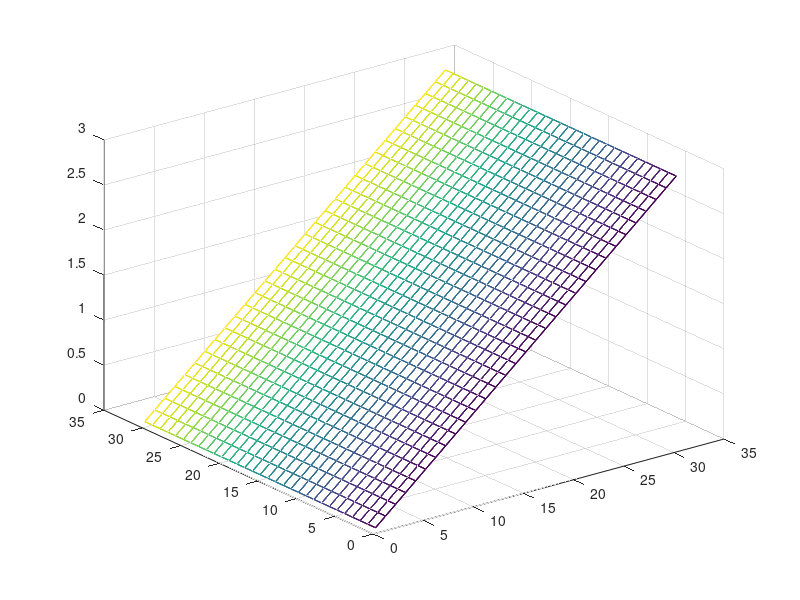

Write the MATLAB code that produced this figure.
x=0:0.1:3;
t=0:0.1:3;
[x, t]=meshgrid(x,t);
s=0;
for n=1:5
    s = s + (40*(2*n-1)^2.*pi^2.-288)*exp(-(2*n-1)^2.*pi.^2.*t^2./6).*sin((2*n-1).*pi.*x./6)./((2*n-1)^3.*pi.^3);
end
mesh(x,t)
hold on
s=0;
for n=1:10
    s = s + (40*(2*n-1)^2.*pi^2.-288)*exp(-(2*n-1)^2.*pi.^2.*t^2./6).*sin((2*n-1).*pi.*x./6)./((2*n-1)^3.*pi.^3);
end
mesh(x,t)
s=0;
for n=1:20
      s = s + (40*(2*n-1)^2.*pi^2.-288)*exp(-(2*n-1)^2.*pi.^2.*t^2./6).*sin((2*n-1).*pi.*x./6)./((2*n-1)^3.*pi.^3);
end
mesh(x,t)
hold off
